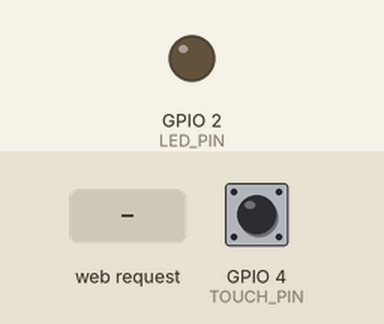
Bench run of a sketch on a simulated ESP32. Parts: output pins drawn as LEDs (lit = HIGH). The inputs (shaded band) are chosen by the test bench; at power-on: GPIO 4 (TOUCH_PIN) HIGH. WiFi joins after 1.5 s; servers stay silent unless stated; what the sketch prints to the serial monitor is not drawn.

Above: at 4.9 s.
5.0 s: HTTP request GET /sensorData received
At 5.4 s:
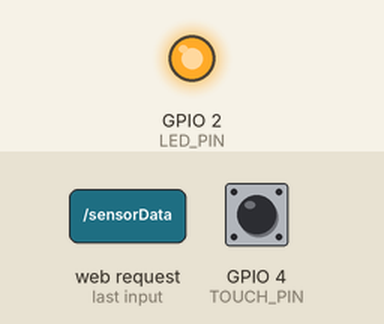
6.5 s: HTTP request GET /resetStats received
Timing chart, 0 to 9.5 s (numbered marks = the images above; inputs shaded):
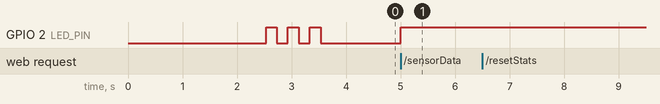

Measured:
- after the input at 5.0 s, GPIO 2 (LED_PIN): LOW → HIGH at once
- after the input at 6.5 s, every drawn part: stays the same

The sketch:

ex09.ino
```cpp
#include <WiFi.h>
#include <WebServer.h>

// WiFi配置
const char* ssid = "Q";
const char* password = "scc170226";

// 引脚定义
const int TOUCH_PIN = 4;         // 触摸传感器引脚（GPIO4，TOUCH0）
const int LED_PIN = 2;           // LED指示灯，用于状态指示

// Web服务器
WebServer server(80);

// 传感器数据统计
struct SensorData {
  int currentValue = 0;          // 当前值
  int minValue = 100;            // 最小值
  int maxValue = 0;              // 最大值
  float averageValue = 0;        // 平均值
  unsigned long sampleCount = 0; // 采样计数
  unsigned long lastUpdate = 0;  // 最后更新时间
} sensorData;

// 触摸阈值
const int TOUCH_THRESHOLD = 20;  // 触摸阈值

// 生成JSON格式的传感器数据
String generateSensorJSON() {
  String json = "{";
  json += "\"value\":" + String(sensorData.currentValue) + ",";
  json += "\"minValue\":" + String(sensorData.minValue) + ",";
  json += "\"maxValue\":" + String(sensorData.maxValue) + ",";
  json += "\"averageValue\":" + String(sensorData.averageValue, 1) + ",";
  json += "\"sampleCount\":" + String(sensorData.sampleCount) + ",";
  json += "\"timestamp\":" + String(millis()) + ",";
  json += "\"status\":\"" + String(sensorData.currentValue < TOUCH_THRESHOLD ? "touching" : "idle") + "\",";
  json += "\"threshold\":" + String(TOUCH_THRESHOLD);
  json += "}";
  return json;
}

// 生成主页面
String generateDashboard() {
  String html = R"rawliteral(
<!DOCTYPE html>
<html lang="zh-CN">
<head>
    <meta charset="UTF-8">
    <meta name="viewport" content="width=device-width, initial-scale=1.0">
    <title>ESP32 传感器实时监控</title>
    <style>
        * {
            margin: 0;
            padding: 0;
            box-sizing: border-box;
        }

        body {
            font-family: 'Segoe UI', Tahoma, Geneva, Verdana, sans-serif;
            background: linear-gradient(135deg, #667eea 0%, #764ba2 100%);
            min-height: 100vh;
            display: flex;
            justify-content: center;
            align-items: center;
            padding: 20px;
        }

        .dashboard {
            width: 100%;
            max-width: 600px;
            background: rgba(255, 255, 255, 0.95);
            border-radius: 20px;
            box-shadow: 0 20px 40px rgba(0, 0, 0, 0.1);
            overflow: hidden;
        }

        .header {
            background: linear-gradient(135deg, #667eea 0%, #764ba2 100%);
            color: white;
            padding: 25px 30px;
            text-align: center;
        }

        .header h1 {
            font-size: 28px;
            margin-bottom: 5px;
        }

        .header p {
            opacity: 0.9;
            font-size: 16px;
        }

        .connection-status {
            display: inline-flex;
            align-items: center;
            background: rgba(255, 255, 255, 0.2);
            padding: 8px 15px;
            border-radius: 20px;
            margin-top: 10px;
            font-size: 14px;
        }

        .status-dot {
            width: 8px;
            height: 8px;
            background: #4CAF50;
            border-radius: 50%;
            margin-right: 8px;
            animation: pulse 2s infinite;
        }

        .main-content {
            padding: 30px;
        }

        .sensor-display {
            text-align: center;
            margin-bottom: 30px;
            padding: 20px;
            background: #f8f9fa;
            border-radius: 15px;
        }

        .sensor-value {
            font-size: 100px;
            font-weight: 700;
            color: #333;
            margin: 20px 0;
            font-family: 'Arial', monospace;
            text-shadow: 0 5px 15px rgba(0,0,0,0.1);
        }

        .value-label {
            font-size: 24px;
            color: #666;
            margin-bottom: 10px;
        }

        .sensor-status {
            display: inline-block;
            padding: 8px 20px;
            border-radius: 20px;
            font-weight: 600;
            font-size: 16px;
            margin-top: 10px;
        }

        .status-idle {
            background: #e8f5e8;
            color: #2e7d32;
        }

        .status-touching {
            background: #ffebee;
            color: #c62828;
            animation: alert 1s infinite alternate;
        }

        .stats-grid {
            display: grid;
            grid-template-columns: repeat(auto-fit, minmax(200px, 1fr));
            gap: 20px;
            margin-top: 30px;
        }

        .stat-card {
            background: #f8f9fa;
            padding: 20px;
            border-radius: 15px;
            text-align: center;
            transition: transform 0.3s;
        }

        .stat-card:hover {
            transform: translateY(-5px);
            box-shadow: 0 10px 20px rgba(0,0,0,0.1);
        }

        .stat-value {
            font-size: 36px;
            font-weight: 700;
            color: #667eea;
            margin: 10px 0;
        }

        .stat-label {
            color: #666;
            font-size: 16px;
        }

        .instructions {
            background: #e3f2fd;
            padding: 20px;
            border-radius: 15px;
            margin-top: 30px;
            border-left: 5px solid #2196F3;
        }

        .instructions h3 {
            color: #1565c0;
            margin-bottom: 10px;
        }

        .instructions ul {
            padding-left: 20px;
        }

        .instructions li {
            margin: 5px 0;
            color: #555;
        }

        .update-info {
            text-align: center;
            margin-top: 20px;
            color: #666;
            font-size: 14px;
        }

        .control-buttons {
            display: flex;
            justify-content: center;
            gap: 15px;
            margin-top: 20px;
        }

        .control-btn {
            padding: 10px 20px;
            border: none;
            border-radius: 8px;
            background: #667eea;
            color: white;
            font-weight: 600;
            cursor: pointer;
            transition: all 0.3s;
        }

        .control-btn:hover {
            background: #764ba2;
            transform: translateY(-2px);
        }

        .control-btn.reset {
            background: #f44336;
        }

        .control-btn.reset:hover {
            background: #d32f2f;
        }

        .touch-indicator {
            display: inline-block;
            width: 12px;
            height: 12px;
            border-radius: 50%;
            margin-right: 8px;
        }

        .touch-active {
            background: #4CAF50;
            animation: pulse 1s infinite;
        }

        .touch-inactive {
            background: #ddd;
        }

        @keyframes pulse {
            0% { opacity: 1; }
            50% { opacity: 0.5; }
            100% { opacity: 1; }
        }

        @keyframes alert {
            from { background: #ffebee; }
            to { background: #ffcdd2; }
        }

        @keyframes valueChange {
            0% { transform: scale(1); }
            50% { transform: scale(1.05); }
            100% { transform: scale(1); }
        }

        .value-update {
            animation: valueChange 0.3s;
        }
    </style>
</head>
<body>
    <div class="dashboard">
        <div class="header">
            <h1>🔧 ESP32 传感器实时监控</h1>
            <p>触摸传感器数据实时显示</p>
            <div class="connection-status">
                <div class="status-dot"></div>
                <span>IP: )rawliteral";
  html += WiFi.localIP().toString();
  html += R"rawliteral( | 已连接</span>
            </div>
        </div>

        <div class="main-content">
            <div class="sensor-display">
                <div class="value-label">当前触摸传感器值</div>
                <div id="sensorValue" class="sensor-value">0</div>
                <div id="sensorStatus" class="sensor-status status-idle">传感器空闲</div>
            </div>

            <div class="stats-grid">
                <div class="stat-card">
                    <div class="stat-label">最小值</div>
                    <div id="minValue" class="stat-value">0</div>
                </div>
                <div class="stat-card">
                    <div class="stat-label">最大值</div>
                    <div id="maxValue" class="stat-value">0</div>
                </div>
                <div class="stat-card">
                    <div class="stat-label">平均值</div>
                    <div id="avgValue" class="stat-value">0.0</div>
                </div>
                <div class="stat-card">
                    <div class="stat-label">采样次数</div>
                    <div id="sampleCount" class="stat-value">0</div>
                </div>
            </div>

            <div class="instructions">
                <h3>📋 使用说明</h3>
                <ul>
                    <li>靠近或触摸ESP32的GPIO4引脚，观察数值变化</li>
                    <li>数值范围: 0-100，数值越小表示触摸强度越大</li>
                    <li>触摸阈值: 20，低于此值表示检测到触摸</li>
                    <li>数据每200毫秒自动更新一次</li>
                    <li>LED指示灯会根据触摸状态变化</li>
                </ul>
            </div>

            <div class="control-buttons">
                <button class="control-btn" onclick="resetStatistics()">重置统计</button>
                <button class="control-btn reset" onclick="location.reload()">刷新页面</button>
            </div>

            <div class="update-info">
                最后更新: <span id="lastUpdate">--:--:--</span> | 采样间隔: 200ms
            </div>
        </div>
    </div>

    <script>
        // 更新传感器显示
        function updateSensorDisplay(data) {
            const sensorValueElement = document.getElementById('sensorValue');
            const sensorStatusElement = document.getElementById('sensorStatus');

            // 添加动画效果
            sensorValueElement.classList.add('value-update');
            setTimeout(() => {
                sensorValueElement.classList.remove('value-update');
            }, 300);

            // 解析JSON数据
            let sensorData;
            try {
                sensorData = JSON.parse(data);
            } catch (e) {
                console.error('JSON解析错误:', e);
                return;
            }

            // 更新数值
            sensorValueElement.textContent = sensorData.value;

            // 更新状态
            if (sensorData.value < sensorData.threshold) {
                sensorStatusElement.textContent = '🖐️ 检测到触摸';
                sensorStatusElement.className = 'sensor-status status-touching';
            } else {
                sensorStatusElement.textContent = '🆓 传感器空闲';
                sensorStatusElement.className = 'sensor-status status-idle';
            }

            // 更新统计数据
            document.getElementById('minValue').textContent = sensorData.minValue;
            document.getElementById('maxValue').textContent = sensorData.maxValue;
            document.getElementById('avgValue').textContent = sensorData.averageValue;
            document.getElementById('sampleCount').textContent = sensorData.sampleCount.toLocaleString();
            document.getElementById('lastUpdate').textContent = new Date().toLocaleTimeString();
        }

        // 获取传感器数据
        async function fetchSensorData() {
            try {
                const response = await fetch('/sensorData');
                if (response.ok) {
                    const data = await response.text();
                    updateSensorDisplay(data);
                } else {
                    console.error('获取数据失败:', response.status);
                }
            } catch (error) {
                console.error('获取数据时出错:', error);
            }
        }

        // 重置统计数据
        async function resetStatistics() {
            if (confirm('确定要重置统计数据吗？')) {
                try {
                    const response = await fetch('/resetStats');
                    if (response.ok) {
                        alert('统计数据已重置');
                        fetchSensorData(); // 重新获取数据
                    }
                } catch (error) {
                    console.error('重置失败:', error);
                }
            }
        }

        // 页面加载完成
        document.addEventListener('DOMContentLoaded', function() {
            console.log('传感器监控仪表盘已加载');
            console.log('服务器IP:', document.querySelector('.connection-status span').textContent);

            // 立即获取一次数据
            fetchSensorData();

            // 设置定时器，每200ms获取一次数据
            setInterval(fetchSensorData, 200);

            // 添加键盘快捷键
            document.addEventListener('keydown', function(e) {
                if (e.key === 'r' || e.key === 'R') {
                    if (e.ctrlKey) {
                        resetStatistics();
                    } else {
                        location.reload();
                    }
                }
                if (e.key === 'Escape') {
                    alert('ESC键按下 - 系统运行中\n当前时间: ' + new Date().toLocaleTimeString());
                }
            });
        });
    </script>
</body>
</html>
)rawliteral";
  return html;
}

// 获取传感器数据的API端点
void handleSensorData() {
  // 获取当前触摸值
  int touchValue = touchRead(TOUCH_PIN);

  // 更新统计数据
  sensorData.currentValue = touchValue;
  sensorData.sampleCount++;
  sensorData.lastUpdate = millis();

  // 更新最小值和最大值
  if (touchValue < sensorData.minValue) {
    sensorData.minValue = touchValue;
  }
  if (touchValue > sensorData.maxValue) {
    sensorData.maxValue = touchValue;
  }

  // 计算移动平均值
  if (sensorData.sampleCount == 1) {
    sensorData.averageValue = touchValue;
  } else {
    // 指数移动平均
    float alpha = 0.1;  // 平滑因子
    sensorData.averageValue = alpha * touchValue + (1 - alpha) * sensorData.averageValue;
  }

  // 发送JSON响应
  server.send(200, "application/json", generateSensorJSON());

  // 控制LED指示状态
  static bool ledState = false;
  if (touchValue < TOUCH_THRESHOLD) {
    // 触摸中时快速闪烁
    if (millis() % 200 < 100) {
      digitalWrite(LED_PIN, HIGH);
    } else {
      digitalWrite(LED_PIN, LOW);
    }
  } else {
    // 空闲时慢闪
    if (millis() % 1000 < 100) {
      digitalWrite(LED_PIN, HIGH);
    } else {
      digitalWrite(LED_PIN, LOW);
    }
  }
}

// 重置统计数据的API端点
void handleResetStats() {
  sensorData.minValue = 100;
  sensorData.maxValue = 0;
  sensorData.averageValue = 0;
  sensorData.sampleCount = 0;
  server.send(200, "text/plain", "Statistics reset");
  Serial.println("📊 统计数据已重置");
}

// 主页面
void handleRoot() {
  server.send(200, "text/html", generateDashboard());
}

void setup() {
  Serial.begin(115200);
  delay(1000);

  Serial.println("\n📊 ESP32 传感器实时监控系统");
  Serial.println("==================================");

  // 初始化引脚
  pinMode(LED_PIN, OUTPUT);
  digitalWrite(LED_PIN, LOW);

  // 连接WiFi
  WiFi.begin(ssid, password);
  Serial.print("📡 正在连接WiFi: ");
  Serial.println(ssid);

  int attempts = 0;
  while (WiFi.status() != WL_CONNECTED && attempts < 20) {
    delay(500);
    Serial.print(".");
    attempts++;
  }
  Serial.println();

  if (WiFi.status() == WL_CONNECTED) {
    Serial.println("✅ WiFi连接成功!");
    Serial.print("🌐 IP地址: ");
    Serial.println(WiFi.localIP());
  } else {
    Serial.println("❌ WiFi连接失败!");
  }

  // 测试传感器
  Serial.println("\n🔧 传感器测试...");
  int initialValue = touchRead(TOUCH_PIN);
  Serial.print("初始触摸值: ");
  Serial.println(initialValue);
  Serial.print("触摸阈值: ");
  Serial.println(TOUCH_THRESHOLD);
  Serial.println("说明: 数值越小表示触摸强度越大");
  Serial.println("==================================");

  // 设置服务器路由
  server.on("/", handleRoot);
  server.on("/sensorData", handleSensorData);
  server.on("/resetStats", handleResetStats);

  server.onNotFound([]() {
    server.send(404, "text/plain", "404: Not Found");
  });

  server.begin();
  Serial.println("✅ HTTP服务器已启动");
  Serial.println("\n📱 访问地址: http://" + WiFi.localIP().toString());
  Serial.println("📈 打开网页查看实时传感器数据");
  Serial.println("📊 数据更新间隔: 200ms");
  Serial.println("==================================");

  // 初始LED闪烁指示
  for (int i = 0; i < 3; i++) {
    digitalWrite(LED_PIN, HIGH);
    delay(200);
    digitalWrite(LED_PIN, LOW);
    delay(200);
  }
}

void loop() {
  server.handleClient();

  // 每5秒显示一次传感器值（用于调试）
  static unsigned long lastPrint = 0;
  if (millis() - lastPrint > 5000) {
    Serial.print("传感器值: ");
    Serial.print(sensorData.currentValue);
    Serial.print(" | 状态: ");
    Serial.println(sensorData.currentValue < TOUCH_THRESHOLD ? "触摸中" : "空闲");
    Serial.print("统计: 最小值=");
    Serial.print(sensorData.minValue);
    Serial.print(" 最大值=");
    Serial.print(sensorData.maxValue);
    Serial.print(" 平均值=");
    Serial.println(sensorData.averageValue, 1);
    Serial.println("----------------------------------");
    lastPrint = millis();
  }

  delay(10);
}
```
